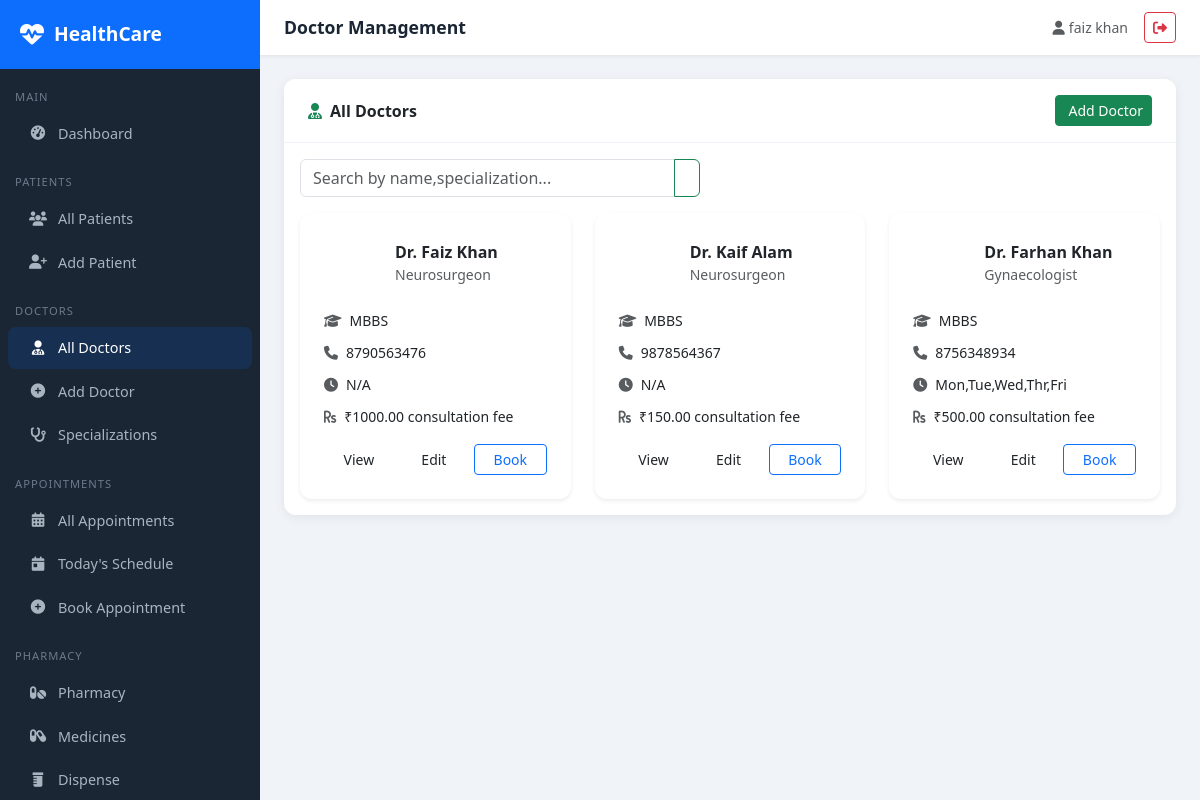
Screenshot of /doctors/ (signed in) with the database file from the repository.
### healthcare_dashboard/doctors/models.py (models this page shows, shortened)
class Doctor(models.Model):
    user = models.OneToOneField(User, on_delete=models.SET_NULL, null=True, blank=True)
    first_name = models.CharField(max_length=100)
    last_name = models.CharField(max_length=100)
    specialization = models.ForeignKey(Specialization, on_delete=models.SET_NULL, null=True)
    qualification = models.CharField(max_length=200)
    experience_years = models.IntegerField(default=0)
    phone = models.CharField(max_length=15)
    email = models.EmailField()
    license_number = models.CharField(max_length=50, unique=True)
    consultation_fee = models.DecimalField(max_digits=8, decimal_places=2, default=0)
    available_days = models.CharField(max_length=100, blank=True, help_text='e.g. Mon,Tue,Wed')
    available_time_start = models.TimeField(null=True, blank=True)
    available_time_end = models.TimeField(null=True, blank=True)
    bio = models.TextField(blank=True)
    is_active = models.BooleanField(default=True)
    created_at = models.DateTimeField(auto_now_add=True)
    def __str__(self):
        return f"Dr. {self.first_name} {self.last_name}"

class Specialization(models.Model):
    name = models.CharField(max_length=100, unique=True)
    description = models.TextField(blank=True)
    def __str__(self):
        return self.name

### healthcare_dashboard/doctors/views.py (the view, shortened to what this page needs)
# urls.py: path('', views.doctor_list, name='doctor_list'),
@login_required
def doctor_list(request):
    query = request.GET.get('q', '')
    doctors = Doctor.objects.select_related('specialization').filter(is_active=True)
    return render(request, 'doctors/doctor_list.html', {'doctors': doctors, 'query': query})

### healthcare_dashboard/templates/doctors/doctor_list.html (shortened to what this page needs)
{% extends 'base/base.html' %}
{% block page_title %}Doctor Management{% endblock %}
{% block content %}
<div class="card">
<div class="card-header py-3 px-4 d-flex justify-content-between align-items-center">
<span><i class="fas fa-user-md text-success me-2"></i>All Doctors</span>
<a href="{% url 'doctor_create' %}" class="btn btn-success btn-sm">Add Doctor</a>
</div>
<div class="card-body">
<form method="get" class="mb-3">
<div class="input-group" style="max-width:400px">
<input type="text" name="q" class="form-control" placeholder="Search by name,
specialization..." value="{{ query }}">
<button class="btn btn-outline-success" type="submit"></button>
</div>
</form>
<div class="row g-4">
{% for doctor in doctors %}
<div class="col-md-4">
<div class="card h-100 border-0 shadow-sm">
<div class="card-body p-4">
<div class="d-flex align-items-center mb-3">
<div style="width:55px;height:55px;background:linear-
gradient(135deg,#198754,#146c43);border-radius:50%;display:flex;align-
items:center;justify-content:center;flex-shrink:0;">
<i class="fas fa-user-md text-white fa-lg"></i>
</div>
<div class="ms-3">
<h6 class="fw-bold mb-0">{{ doctor }}</h6>
<small class="text-muted">{{ doctor.specialization }}</small>
</div>
</div>
<div class="mb-2"><i class="fas fa-graduation-cap text-muted me-2
small"></i><small>{{ doctor.qualification }}</small></div>
<div class="mb-2"><i class="fas fa-phone text-muted me-2
small"></i><small>{{ doctor.phone }}</small></div>
<div class="mb-2"><i class="fas fa-clock text-muted me-2
small"></i><small>{{ doctor.available_days|default:"N/A" }}</small></div>
<div class="mb-3"><i class="fas fa-rupee-sign text-muted me-2
small"></i><small>₹{{ doctor.consultation_fee }} consultation fee</small></div>
<div class="d-flex gap-2">
<a href="{% url 'doctor_detail' doctor.pk %}" class="btn btn-sm btn-outline-
success flex-fill">View</a>
<a href="{% url 'doctor_update' doctor.pk %}" class="btn btn-sm btn-outline-
warning flex-fill">Edit</a>
<a href="{% url 'appointment_create' %}?doctor={{ doctor.pk }}" class="btn
btn-sm btn-outline-primary flex-fill">Book</a>
</div>
</div>
</div>
</div>
{% empty %}
<div class="col-12 text-center text-muted py-5">
<i class="fas fa-user-md fa-3x mb-3 d-block opacity-25"></i>
No doctors found. <a href="{% url 'doctor_create' %}">Add the first doctor</a>.
</div>
{% endfor %}
</div>
</div>
</div>
{% endblock %}

### healthcare_dashboard/templates/base/base.html (shortened to what this page needs)
<!DOCTYPE html>
<html lang="en">
<head>
<link href="https://cdn.jsdelivr.net/npm/bootstrap@5.3.0/dist/css/bootstrap.min.css" rel="stylesheet">
<link href="https://cdnjs.cloudflare.com/ajax/libs/font-awesome/6.4.0/css/all.min.css" rel="stylesheet">
</head>
<body>
{% if user.is_authenticated %}
<div class="sidebar">
    <div class="sidebar-brand">
        <i class="fas fa-heartbeat"></i>
        <span>HealthCare</span>
    </div>
    <nav class="mt-2">
        <div class="nav-section">Main</div>
        <a href="{% url 'dashboard' %}" class="nav-link {% if request.resolver_match.url_name == 'dashboard' %}active{% endif %}">
            <i class="fas fa-tachometer-alt"></i> Dashboard
        </a>
        <div class="nav-section">Patients</div>
        <a href="{% url 'patient_list' %}" class="nav-link {% if 'patient' in request.resolver_match.url_name %}active{% endif %}">
            <i class="fas fa-users"></i> All Patients
        </a>
        <a href="{% url 'patient_create' %}" class="nav-link">
            <i class="fas fa-user-plus"></i> Add Patient
        </a>
        <div class="nav-section">Doctors</div>
        <a href="{% url 'doctor_list' %}" class="nav-link {% if 'doctor' in request.resolver_match.url_name %}active{% endif %}">
            <i class="fas fa-user-md"></i> All Doctors
        </a>
        <a href="{% url 'doctor_create' %}" class="nav-link">
            <i class="fas fa-plus-circle"></i> Add Doctor
        </a>
        <a href="{% url 'specialization_list' %}" class="nav-link">
            <i class="fas fa-stethoscope"></i> Specializations
        </a>
        <div class="nav-section">Appointments</div>
        <a href="{% url 'appointment_list' %}" class="nav-link {% if 'appointment' in request.resolver_match.url_name %}active{% endif %}">
            <i class="fas fa-calendar-alt"></i> All Appointments
        </a>
        <a href="{% url 'today_appointments' %}" class="nav-link">
            <i class="fas fa-calendar-day"></i> Today's Schedule
        </a>
        <a href="{% url 'appointment_create' %}" class="nav-link">
            <i class="fas fa-plus-circle"></i> Book Appointment
        </a>
        <div class="nav-section">Pharmacy</div>
        <a href="{% url 'pharmacy_dashboard' %}" class="nav-link">
            <i class="fas fa-pills"></i> Pharmacy
        </a>
        <a href="{% url 'medicine_list' %}" class="nav-link">
            <i class="fas fa-capsules"></i> Medicines
        </a>
        <a href="{% url 'dispense_medicine' %}" class="nav-link">
            <i class="fas fa-prescription-bottle"></i> Dispense
        </a>
    </nav>
</div>
<div class="main-content">
    <div class="topbar">
        <span class="topbar-title">{% block page_title %}HealthCare Portal{% endblock %}</span>
        <div class="d-flex align-items-center gap-3">
            <span class="text-muted small"><i class="fas fa-user me-1"></i>{{ user.get_full_name|default:user.username }}</span>
            <a href="{% url 'logout' %}" class="btn btn-sm btn-outline-danger">
                <i class="fas fa-sign-out-alt"></i>
            </a>
        </div>
    </div>
    <div class="page-content">
        {% block content %}{% endblock %}
    </div>
</div>
{% else %}
    {% block public_content %}{% endblock %}
{% endif %}
</body>
</html>

### healthcare_dashboard/templates/base/base.html (style rules this page uses)
:root { --primary: #0d6efd; --sidebar-bg: #1a2634; --sidebar-width: 260px; }
body { background: #f0f4f8; font-family: 'Segoe UI', sans-serif; }
.sidebar { position: fixed; top: 0; left: 0; height: 100vh; width: var(--sidebar-width); background: var(--sidebar-bg); z-index: 1000; overflow-y: auto; transition: all 0.3s; }
.sidebar-brand { padding: 20px; background: #0d6efd; color: white; font-size: 1.2rem; font-weight: 700; display: flex; align-items: center; gap: 10px; }
.sidebar-brand i { font-size: 1.5rem; }
.nav-section { padding: 10px 15px 5px; font-size: 0.7rem; color: #6c7a8a; text-transform: uppercase; letter-spacing: 1px; margin-top: 10px; }
.sidebar .nav-link { color: #a8b5c0; padding: 10px 20px; border-radius: 8px; margin: 2px 8px; display: flex; align-items: center; gap: 10px; font-size: 0.9rem; transition: all 0.2s; }
.sidebar .nav-link:hover, .sidebar .nav-link.active { background: rgba(13, 110, 253, 0.15); color: #fff; }
.sidebar .nav-link i { width: 20px; text-align: center; }
.main-content { margin-left: var(--sidebar-width); min-height: 100vh; }
.topbar { background: #fff; padding: 12px 24px; box-shadow: 0 1px 4px rgba(0, 0, 0, 0.08); display: flex; justify-content: space-between; align-items: center; position: sticky; top: 0; z-index: 999; }
.topbar-title { font-weight: 600; color: #1a2634; font-size: 1.1rem; }
.page-content { padding: 24px; }
.card { border: none; border-radius: 12px; box-shadow: 0 2px 12px rgba(0, 0, 0, 0.07); }
.card-header { background: #fff; border-bottom: 1px solid #f0f4f8; border-radius: 12px 12px 0 0 !important; font-weight: 600; }

### rows the page displays
Doctor: first_name+last_name "Dr. Faiz Khan", specialization "Neurosurgeon", qualification "MBBS", phone "8790563476", available_days "N/A", consultation_fee "1000.00"
Doctor: first_name+last_name "Dr. Kaif Alam", specialization "Neurosurgeon", qualification "MBBS", phone "9878564367", available_days "N/A", consultation_fee "150.00"
Doctor: first_name+last_name "Dr. Farhan Khan", specialization "Gynaecologist", qualification "MBBS", phone "8756348934", available_days "Mon,Tue,Wed,Thr,Fri", consultation_fee "500.00"

### other values shown
{{ user.get_full_name|default:user.username }} "faiz khan"
